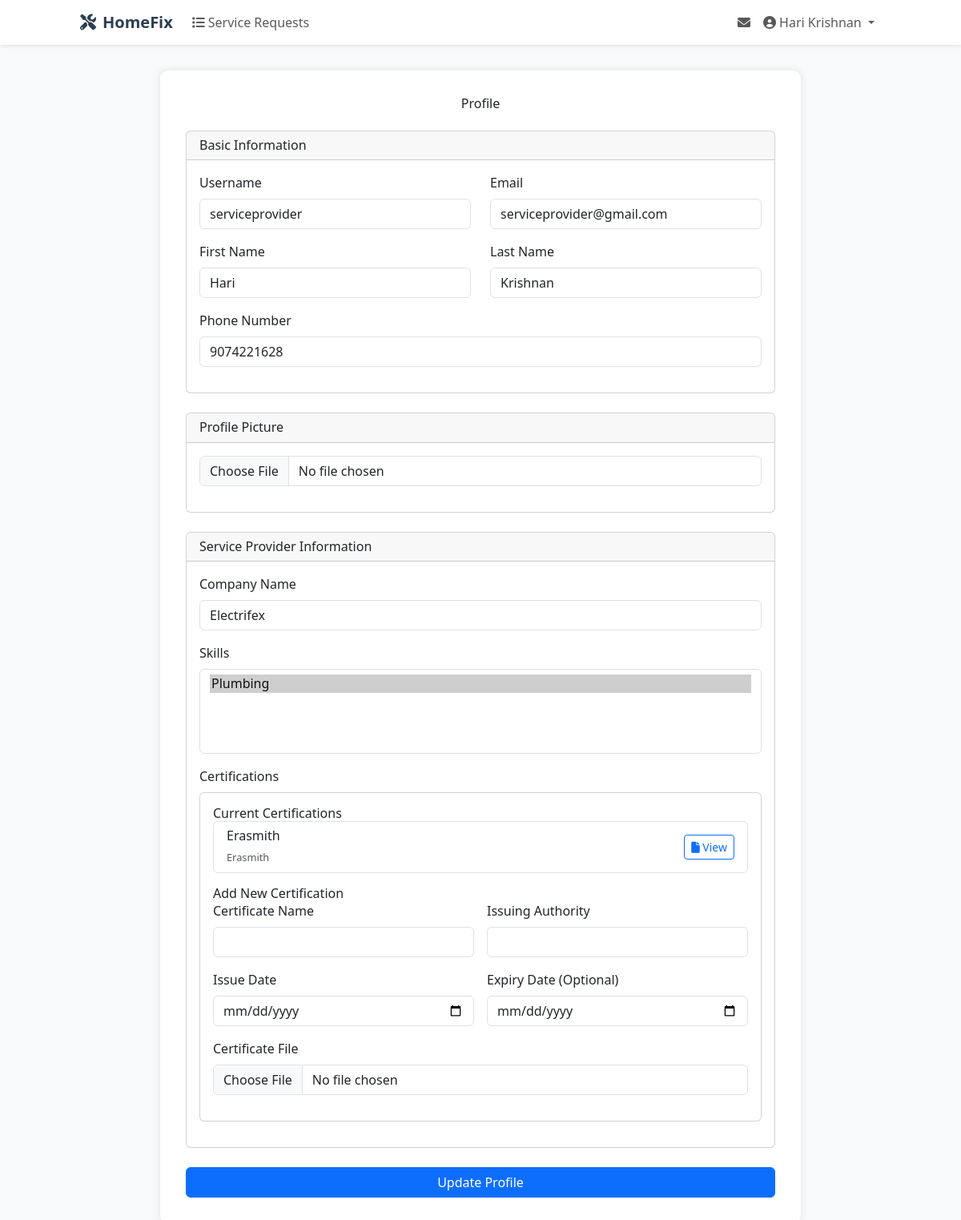
Page /users/profile/ (signed in) on the committed database.
### users/models.py (models this page shows, shortened)
class User(AbstractUser):
    USER_TYPE_CHOICES = (
        ('homeowner', 'Homeowner'),
        ('tenant', 'Tenant'),
        ('service_provider', 'Service Provider'),
        ('admin', 'Admin'),
    )
    phone_regex = RegexValidator(
        regex=r'^[789]\d{9}$',
        message="Phone number must start with 7, 8 or 9 and be 10 digits long."
    )
    user_type = models.CharField(max_length=20, choices=USER_TYPE_CHOICES)
    is_approved = models.BooleanField(default=False)
    phone_number = models.CharField(
        validators=[phone_regex],
        max_length=10,
        error_messages={
            'invalid': "Enter a valid 10-digit phone number starting with 7, 8, or 9."
        }
    )

class Profile(models.Model):
    user = models.OneToOneField(User, on_delete=models.CASCADE)
    address = models.TextField(blank=True)
    profile_picture = models.ImageField(upload_to='profile_pictures/', blank=True)
    bio = models.TextField(blank=True)
    created_at = models.DateTimeField(auto_now_add=True)
    updated_at = models.DateTimeField(auto_now=True)
    class Meta:
        abstract = True

class ServiceProviderProfile(Profile):
    company_name = models.CharField(max_length=100, blank=True)
    services_offered = models.JSONField(default=list)
    certifications = models.ManyToManyField('ServiceProviderCertification')
    skills = models.ManyToManyField('Skill')
    availability = models.JSONField(default=dict)  # Store weekly availability schedule
    average_rating = models.DecimalField(max_digits=3, decimal_places=2, default=0.0)

class Skill(models.Model):
    name = models.CharField(max_length=50, unique=True)
    description = models.TextField(blank=True)

class ServiceProviderCertification(models.Model):
    name = models.CharField(max_length=100)
    issuing_authority = models.CharField(max_length=100, blank=True)
    certificate_file = models.FileField(
        upload_to='certifications/',
        validators=[FileExtensionValidator(allowed_extensions=['pdf', 'jpg', 'jpeg', 'png'])]
    )
    issue_date = models.DateField(null=True, blank=True)
    expiry_date = models.DateField(null=True, blank=True)

### users/views.py (the view, shortened to what this page needs)
# urls.py: path('profile/', views.profile, name='profile'),
@login_required
def profile(request):
    user = request.user
    profile = None
    all_skills = []
    if user.user_type == 'homeowner':
        profile = user.homeownerprofile
    elif user.user_type == 'tenant':
        profile = user.tenantprofile
    elif user.user_type == 'service_provider':
        profile = user.serviceproviderprofile
        all_skills = Skill.objects.all()
    context = {
        'profile': profile,
        'all_skills': all_skills
    }
    return render(request, 'users/profile.html', context)

### users/templates/users/profile.html (shortened to what this page needs)
{% extends 'users/base.html' %}
{% block content %}
<div class="profile-container">
    <h2 class="text-center mb-4">Profile</h2>
    <form method="post" enctype="multipart/form-data">
        <div class="card mb-4">
            <div class="card-header">
                <h5 class="mb-0">Basic Information</h5>
            </div>
            <div class="card-body">
                <div class="row">
                    <div class="col-md-6 mb-3">
                        <label for="username" class="form-label">Username</label>
                        <input type="text" class="form-control" id="username" value="{{ user.username }}" readonly>
                    </div>
                    <div class="col-md-6 mb-3">
                        <label for="email" class="form-label">Email</label>
                        <input type="email" class="form-control" id="email" name="email" value="{{ user.email }}" required>
                    </div>
                </div>
                <div class="row">
                    <div class="col-md-6 mb-3">
                        <label for="first_name" class="form-label">First Name</label>
                        <input type="text" class="form-control" id="first_name" name="first_name" value="{{ user.first_name }}">
                    </div>
                    <div class="col-md-6 mb-3">
                        <label for="last_name" class="form-label">Last Name</label>
                        <input type="text" class="form-control" id="last_name" name="last_name" value="{{ user.last_name }}">
                    </div>
                </div>
                <div class="mb-3">
                    <label for="phone_number" class="form-label">Phone Number</label>
                    <input type="tel"
                           class="form-control"
                           id="phone_number"
                           name="phone_number"
                           pattern="^[789]\d{9}$"
                           maxlength="10"
                           value="{{ user.phone_number }}"
                           oninput="this.value = this.value.replace(/[^0-9]/g, ''); validatePhoneNumber(this);"
                           required>
                </div>
            </div>
        </div>
        <div class="card mb-4">
            <div class="card-header">
                <h5 class="mb-0">Profile Picture</h5>
            </div>
            <div class="card-body">
                <div class="mb-3">
                    <input type="file" class="form-control" id="profile_picture" name="profile_picture" accept="image/*">
                </div>
            </div>
        </div>
        {% if user.user_type == 'homeowner' %}
            <div class="card mb-4">
                <div class="card-header">
                    <h5 class="mb-0">Property Information</h5>
                </div>
                <div class="card-body">
                    <div class="mb-3">
                        <label for="property_type" class="form-label">Property Type</label>
                        <input type="text" class="form-control" id="property_type" name="property_type" value="{{ profile.property_type }}">
                    </div>
                    <div class="mb-3">
                        <label for="property_size" class="form-label">Property Size</label>
                        <input type="text" class="form-control" id="property_size" name="property_size" value="{{ profile.property_size }}">
                    </div>
                </div>
            </div>
        {% elif user.user_type == 'service_provider' %}
            <div class="card mb-4">
                <div class="card-header">
                    <h5 class="mb-0">Service Provider Information</h5>
                </div>
                <div class="card-body">
                    <div class="mb-3">
                        <label for="company_name" class="form-label">Company Name</label>
                        <input type="text" class="form-control" id="company_name" name="company_name" value="{{ profile.company_name }}">
                    </div>
                    <div class="mb-3">
                        <label for="skills" class="form-label">Skills</label>
                        <select class="form-select" id="skills" name="skills" multiple>
                            {% for skill in all_skills %}
                                <option value="{{ skill.id }}" {% if skill in profile.skills.all %}selected{% endif %}>{{ skill.name }}</option>
                            {% endfor %}
                        </select>
                    </div>
                    <div class="mb-3">
                        <label for="certifications" class="form-label">Certifications</label>
                        <div class="card">
                            <div class="card-body">
                                {% if profile.certifications.all %}
                                    <div class="mb-3">
                                        <h6>Current Certifications</h6>
                                        <div class="list-group">
                                            {% for cert in profile.certifications.all %}
                                                <div class="list-group-item">
                                                    <div class="d-flex justify-content-between align-items-center">
                                                        <div>
                                                            <h6 class="mb-1">{{ cert.name }}</h6>
                                                            {% if cert.issuing_authority %}
                                                                <small class="text-muted">{{ cert.issuing_authority }}</small>
                                                            {% endif %}
                                                        </div>
                                                        <div>
                                                            {% if cert.certificate_file %}
                                                                <a href="{{ cert.certificate_file.url }}" class="btn btn-sm btn-outline-primary" target="_blank">
                                                                    <i class="fas fa-file"></i> View
                                                                </a>
                                                            {% endif %}
                                                        </div>
                                                    </div>
                                                </div>
                                            {% endfor %}
                                        </div>
                                    </div>
                                {% endif %}
                                <div class="mb-3">
                                    <h6>Add New Certification</h6>
                                    <div class="row g-3">
                                        <div class="col-md-6">
                                            <label for="cert_name" class="form-label">Certificate Name</label>
                                            <input type="text" class="form-control" id="cert_name" name="cert_name">
                                        </div>
                                        <div class="col-md-6">
                                            <label for="cert_authority" class="form-label">Issuing Authority</label>
                                            <input type="text" class="form-control" id="cert_authority" name="cert_authority">
                                        </div>
                                        <div class="col-md-6">
                                            <label for="cert_issue_date" class="form-label">Issue Date</label>
                                            <input type="date" class="form-control" id="cert_issue_date" name="cert_issue_date">
                                        </div>
                                        <div class="col-md-6">
                                            <label for="cert_expiry_date" class="form-label">Expiry Date (Optional)</label>
                                            <input type="date" class="form-control" id="cert_expiry_date" name="cert_expiry_date">
                                        </div>
                                        <div class="col-12">
                                            <label for="cert_file" class="form-label">Certificate File</label>
                                            <input type="file" class="form-control" id="cert_file" name="cert_file" accept=".pdf,.jpg,.jpeg,.png">
                                        </div>
                                    </div>
                                </div>
                            </div>
                        </div>
                    </div>
                </div>
            </div>
        {% endif %}
        <button type="submit" class="btn btn-primary w-100">Update Profile</button>
    </form>
</div>
{% endblock %}

### users/templates/users/base.html (shortened to what this page needs)
<!DOCTYPE html>
<html lang="en">
<head>
    <link href="https://cdn.jsdelivr.net/npm/bootstrap@5.3.0/dist/css/bootstrap.min.css" rel="stylesheet">
    <link rel="stylesheet" href="https://cdnjs.cloudflare.com/ajax/libs/font-awesome/6.0.0/css/all.min.css">
    <script src="https://cdn.tailwindcss.com"></script>
</head>
<body class="bg-light">
    <nav class="navbar navbar-expand-lg navbar-light bg-white shadow-sm" x-data="navbar()">
        <div class="container">
            <a class="navbar-brand" href="{% url 'users:home' %}">
                <i class="fas fa-tools me-2"></i>HomeFix
            </a>
            <div class="navbar-collapse"
                 :class="{ 'show': isOpen }"
                 x-transition:enter="transition ease-out duration-200"
                 x-transition:enter-start="opacity-0 scale-90"
                 x-transition:enter-end="opacity-100 scale-100"
                 x-transition:leave="transition ease-in duration-200"
                 x-transition:leave-start="opacity-100 scale-100"
                 x-transition:leave-end="opacity-0 scale-90">
                <ul class="navbar-nav me-auto">
                    {% if user.is_authenticated %}
                        <li class="nav-item">
                            <a class="nav-link" href="{% url 'services:service_list' %}">
                                <i class="fas fa-list me-1"></i>Service Requests
                            </a>
                        </li>
                    {% endif %}
                </ul>
                <ul class="navbar-nav ms-auto">
                    {% if user.is_authenticated %}
                        <li class="nav-item">
                            <a class="nav-link position-relative" href="{% url 'chat:message_list' %}">
                                <i class="fas fa-envelope"></i>
                            </a>
                        </li>
                        <li class="nav-item dropdown" x-data="{ open: false }" @click.away="open = false">
                            <a class="nav-link dropdown-toggle"
                               @click="open = !open"
                               href="javascript:void(0)">
                                <i class="fas fa-user-circle me-1"></i>{{ user.get_full_name|default:user.username }}
                            </a>
                        </li>
                    {% endif %}
                </ul>
            </div>
        </div>
    </nav>
    <div class="container mt-4">
        {% block content %}{% endblock %}
    </div>
</body>
</html>

### users/templates/users/base.html (style rules this page uses)
.navbar-brand { font-weight: bold; color: #2c3e50; }
@media (min-width: 992px) { .navbar-collapse { display: flex !important; } }
.profile-container { max-width: 800px; margin: 2rem auto; padding: 2rem; background: #fff; border-radius: 10px; box-shadow: 0 0 10px rgba(0,0,0,0.1); }

### rows in the picture
User: get_full_name "Hari Krishnan", username "serviceprovider", email "serviceprovider@gmail.com", first_name "Hari", last_name "Krishnan", phone_number "9074221628"
ServiceProviderProfile: company_name "Electrifex", skills "Plumbing ☑"
ServiceProviderCertification: name "Erasmith", issuing_authority "Erasmith"
